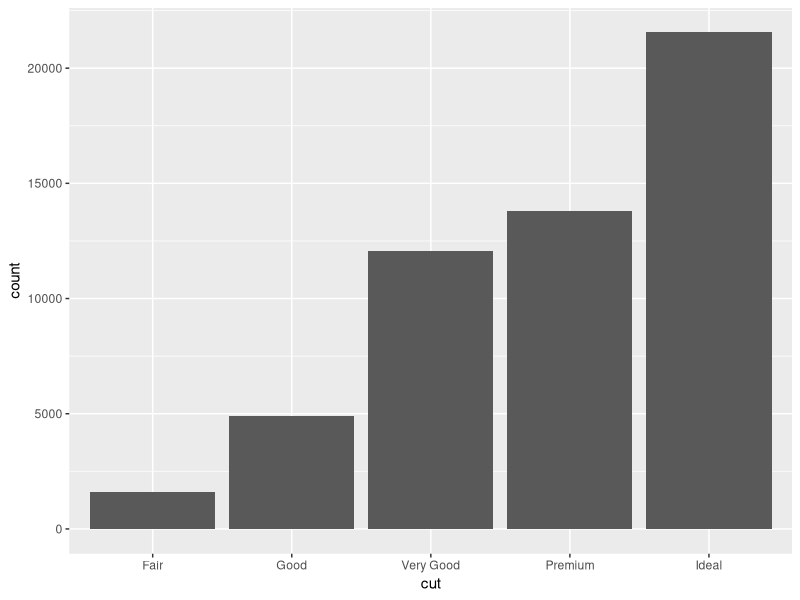
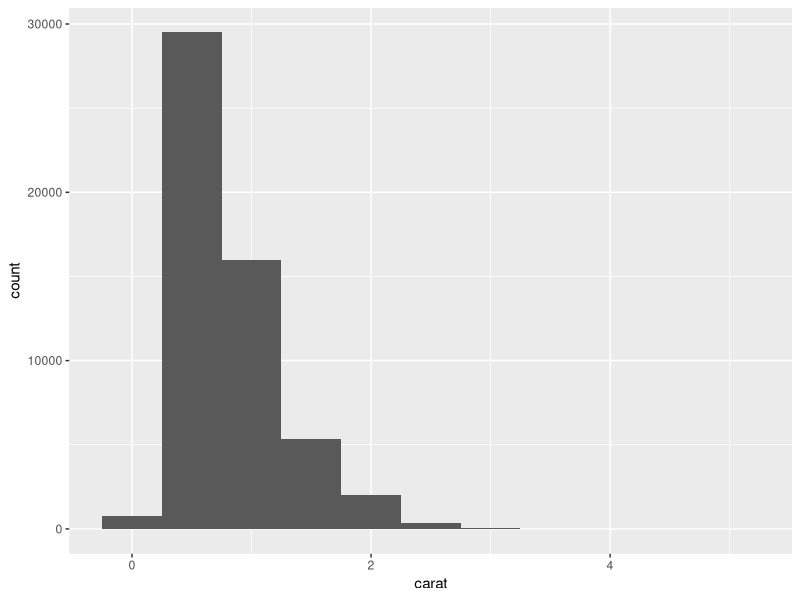
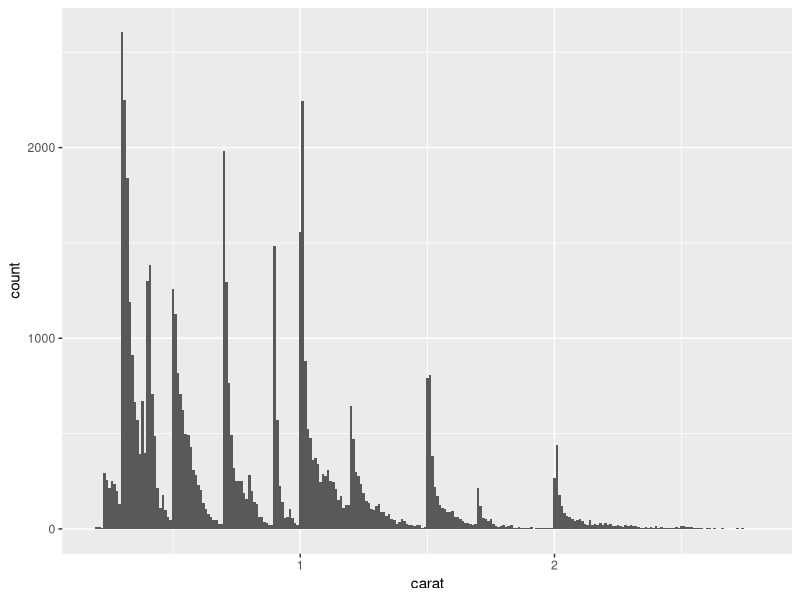
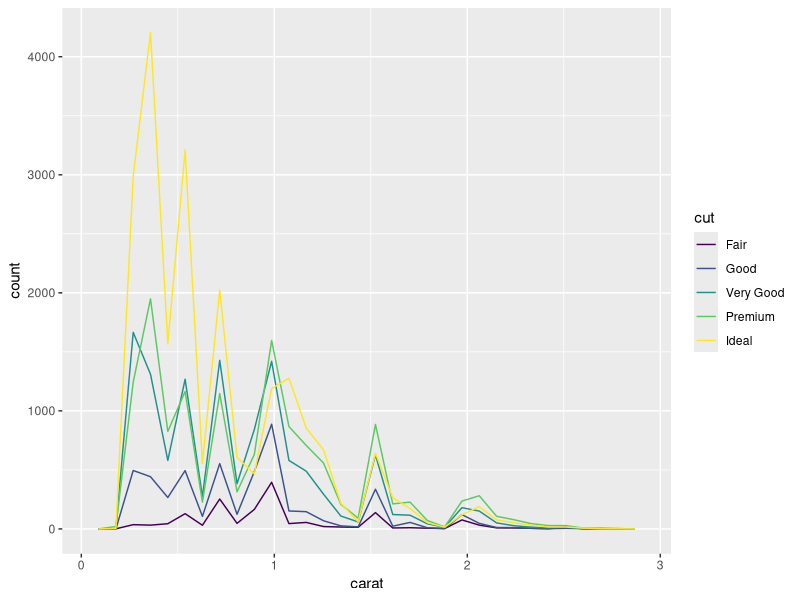
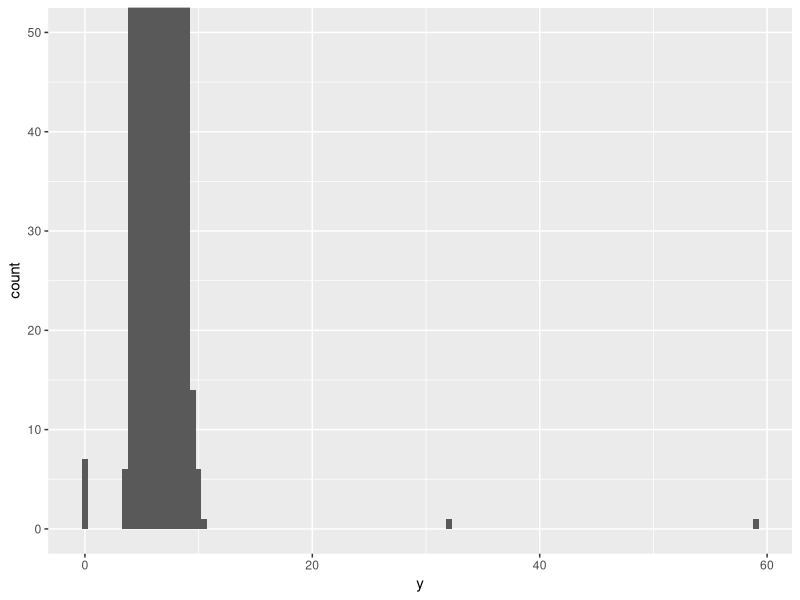
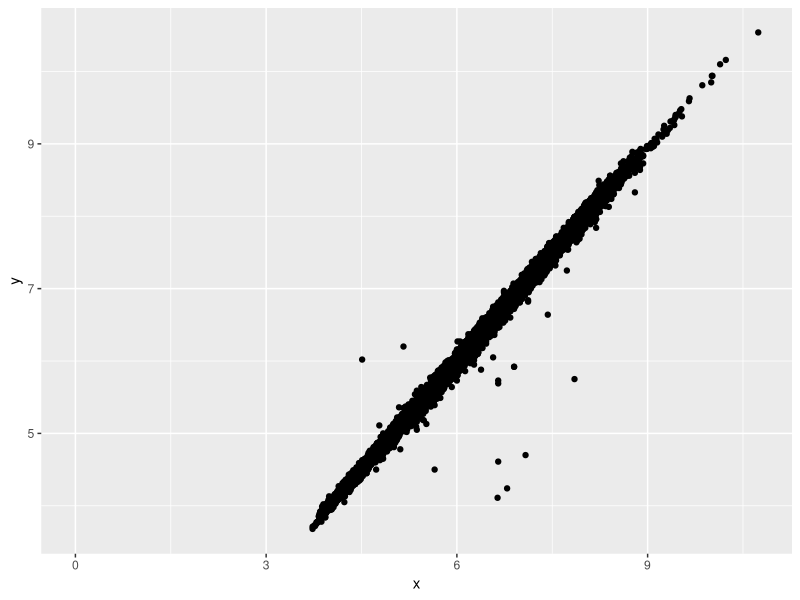
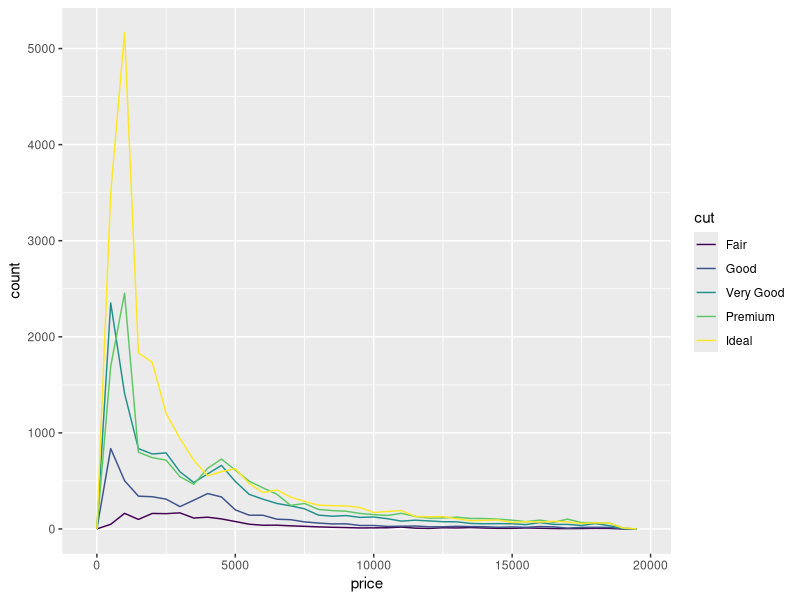
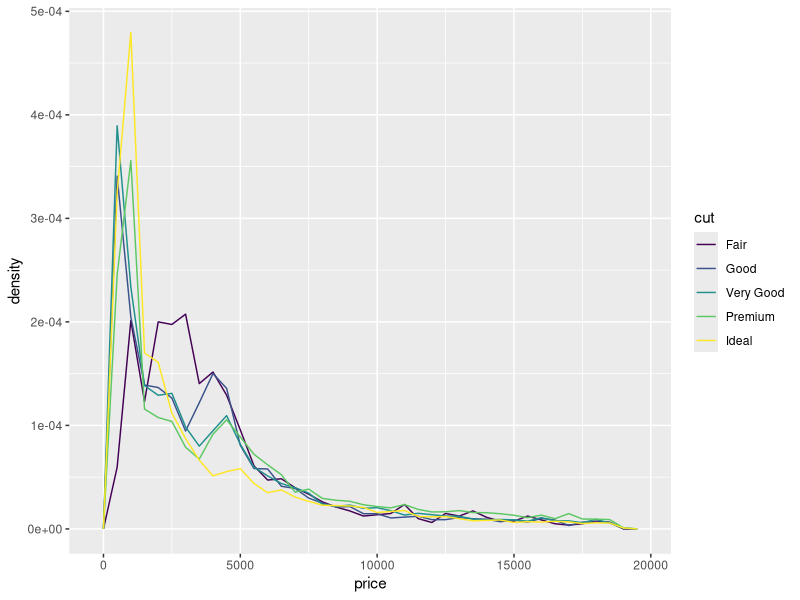

The R source for these figures, in order:
#Pertemuan 4 - EDA
library(tidyverse)
view(diamonds)
?diamonds

#variasi of cut
diamonds%>%
  ggplot(aes(cut))+
  geom_bar()
diamonds%>%
  count(cut)

#distribution of carat
diamonds%>%
  ggplot(aes(carat))+
  geom_histogram(binwidth = 0.5) #binwidth is for bar width to expand variation
diamonds%>%
  count(cut_width(carat, 0.5))

#smaller data
smaller<-diamonds%>%
  filter(carat<3)
smaller%>%
  ggplot(aes(carat))+
  geom_histogram(binwidth = 0.01)
smaller%>%
  ggplot(aes(carat, color=cut))+
  geom_freqpoly()

#histogram for y variable
diamonds%>%
  ggplot(aes(x=y))+
  geom_histogram(binwidth = 0.5)+
  coord_cartesian(ylim = c(0,50))

library(dplyr)
#filter data
unusual<-diamonds%>%
  filter(y<3 | y>20)%>%
  select(price,x,y,z)
unusual

#if we want to take out the outlier
diamonds2<-diamonds%>%
  filter(between(y,3,20))

diamonds3<-diamonds%>%
  mutate(y=ifelse(x<3|y>20,NA,y))
diamonds3

#plotting the new data using geom_point
diamonds3%>%
  ggplot(aes(x=x,y=y))+
  #geom_point()
  geom_point(na.rm = TRUE)

#covariation
diamonds%>%
  ggplot(aes(price))+
  #geom_freqpoly()
  geom_freqpoly(aes(colour = cut), binwidth=500)

#using density in y variable
diamonds%>%
  ggplot(aes(x=price, y=..density..))+
  geom_freqpoly(aes(colour = cut), binwidth=500)

#distribution using boxplot function
diamonds%>%
  ggplot(aes(cut, price))+
  geom_boxplot()

head(mpg,10)
mpg%>%
  ggplot(aes(class, hwy))+
  geom_boxplot()
mpg%>%
  ggplot(aes(x=reorder(class,hwy, FUN = median), y=hwy))+
  geom_boxplot()+
  coord_flip()

#correlation between 2 categoricals variable
diamonds%>%
  ggplot(aes(cut, color))+
  geom_count()

diamonds%>%
  count(cut,color)

#visualize using geom title
diamonds%>%
  count(cut, color)%>%
  ggplot(aes(x=color, y=cut))+
  geom_tile(aes(fill=n))

#using carat and price variable
diamonds%>%
  ggplot(aes(carat, price))+
  geom_point()

#geom bin2
diamonds%>%
  ggplot(aes(carat,price))+
  geom_bin2d()

#geom hex
install.packages("hexbin")
  library(hexbin)
  diamonds%>%
    ggplot(aes(carat, price))+
    geom_hex()

#boxplot
smaller%>%
  ggplot(aes(carat, price))+
  geom_boxplot(aes(group=cut_width(carat,0.1)))

#boxplot using cut number
smaller%>%
  ggplot(aes(carat, price))+
  geom_boxplot(aes(group=cut_number(carat,20)))

#pattern and model
faithful%>%
  ggplot(aes(eruptions, waiting))+
  geom_point()

#model
#linear model, x=price, y=carat
library(modelr)
mod<-lm(log(price)~log(carat), data=diamonds)
mod
residu<-resid(mod)
residu

diamonds2<-diamonds%>%
  add_residuals(mod)%>%
  mutate(residual=exp(resid))
view(diamonds2)

#plotting
diamonds2%>%
  ggplot(aes(x=carat, y=resid))+
  geom_point()

#boxplot cut and resid
diamonds2%>%
  ggplot(aes(cut, resid))+
  geom_boxplot()
